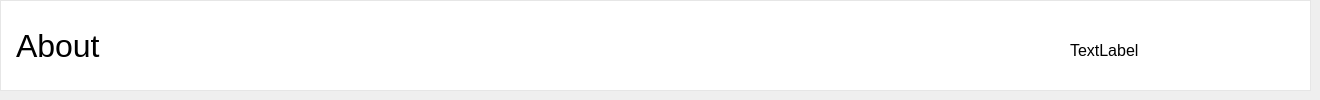
    <widget class="QWidget" name="page_5">
     <widget class="QFrame" name="frame_6">
      <property name="geometry">
       <rect>
        <x>0</x>
        <y>0</y>
        <width>1311</width>
        <height>91</height>
       </rect>
      </property>
      <property name="styleSheet">
       <string notr="true">background-color: white;
border: 1px solid rgb(230, 230, 230);</string>
      </property>
      <property name="frameShape">
       <enum>QFrame::StyledPanel</enum>
      </property>
      <property name="frameShadow">
       <enum>QFrame::Raised</enum>
      </property>
      <widget class="QLabel" name="label_7">
       <property name="geometry">
        <rect>
         <x>16</x>
         <y>10</y>
         <width>361</width>
         <height>71</height>
        </rect>
       </property>
       <property name="font">
        <font>
         <pointsize>24</pointsize>
        </font>
       </property>
       <property name="styleSheet">
        <string notr="true">border: 0px;</string>
       </property>
       <property name="text">
        <string>About</string>
       </property>
      </widget>
      <widget class="QLabel" name="labelDateTime2">
       <property name="geometry">
        <rect>
         <x>1070</x>
         <y>30</y>
         <width>221</width>
         <height>41</height>
        </rect>
       </property>
       <property name="font">
        <font>
         <pointsize>12</pointsize>
        </font>
       </property>
       <property name="styleSheet">
        <string notr="true">border: 0px;</string>
       </property>
       <property name="text">
        <string>TextLabel</string>
       </property>
      </widget>
     </widget>
    </widget>
